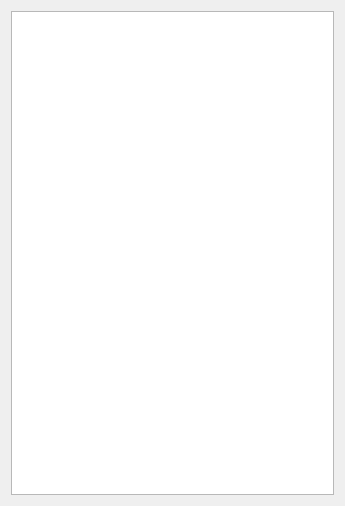
<?xml version="1.0" encoding="UTF-8"?>
<ui version="4.0">
 <class>MainWindow</class>
 <widget class="QMainWindow" name="MainWindow">
  <property name="geometry">
   <rect>
    <x>0</x>
    <y>0</y>
    <width>345</width>
    <height>506</height>
   </rect>
  </property>
  <property name="windowTitle">
   <string>MainWindow</string>
  </property>
  <widget class="QWidget" name="centralWidget">
   <layout class="QVBoxLayout" name="verticalLayout">
    <item>
     <widget class="QTextBrowser" name="textBrowser"/>
    </item>
   </layout>
  </widget>
 </widget>
 <layoutdefault spacing="6" margin="11"/>
 <resources/>
 <connections/>
</ui>
